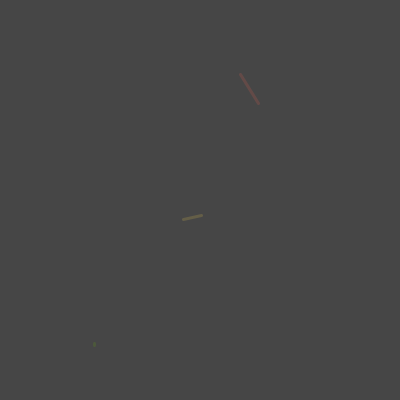
Frame 1 (no input)
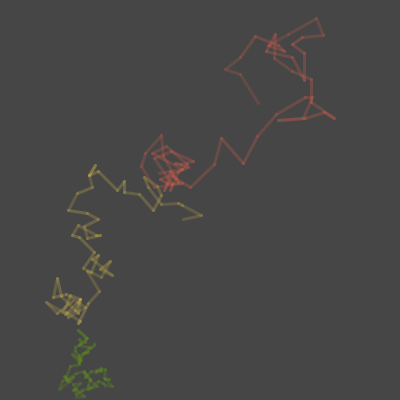
Frame 60 (the mouse pressed at the canvas centre just before this capture)
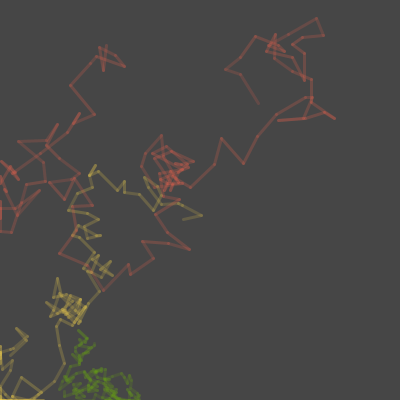
Frame 120 (the mouse held since frame 60 and released just before this capture)

The Processing sketch that drew these frames (run headless with seeded random() and noise(); from frame 60 on, the mouse is pressed at the canvas centre):

// Processing sketch: scirbbler_othergreen2_pde
// ── scirbbler_othergreen2_pde.pde
int SIZE;
Scribbler s1, s2, s3;
int baset, tvar;

class Scribbler {
  float x1, y1, x2, y2;
  int r;
  color c;
  int tr;

  Scribbler(float x1, float y1, int r, color c) {
    this.x1 = x1;
    this.y1 = y1;
    this.r = r;
    this.c = c;
    this.tr = baset + int(random(-tvar, tvar));
  }

  void scribble() {
    tr = baset + int(random(-tvar, tvar));
    stroke(c, tr);
    x2 = max(0, x1 + random(-r, r));
    x2 = min(x2, SIZE);
    y2 = max(0, y1 + random(-r, r));
    y2 = min(y2, SIZE);
    line(x1, y1, x2, y2);
    x1 = x2;
    y1 = y2;
  }
}

void setup() {
  SIZE = 400;
  surface.setSize(SIZE, SIZE);
  background(70);
  strokeWeight(3);
  baset = 50;
  tvar = 10;
  s1 = new Scribbler(random(SIZE), random(SIZE), 30, color(248, 99, 76));
  s2 = new Scribbler(random(SIZE), random(SIZE), 10, color(104, 166, 13
    ));
  s3 = new Scribbler(random(SIZE), random(SIZE), 20, color(248, 214, 76));
}

void draw() {
  s1.scribble();
  s2.scribble();
  s3.scribble();
}
